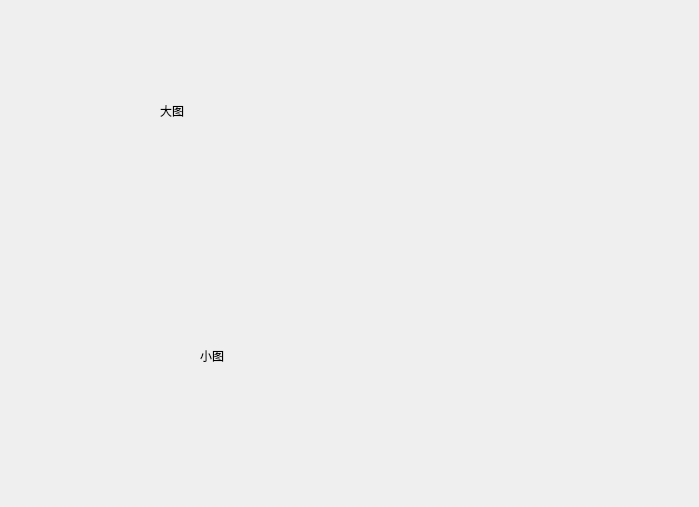
<?xml version="1.0" encoding="UTF-8"?>
<ui version="4.0">
 <class>Form</class>
 <widget class="QWidget" name="Form">
  <property name="geometry">
   <rect>
    <x>0</x>
    <y>0</y>
    <width>699</width>
    <height>507</height>
   </rect>
  </property>
  <property name="windowTitle">
   <string>Form</string>
  </property>
  <widget class="QLabel" name="label">
   <property name="geometry">
    <rect>
     <x>160</x>
     <y>20</y>
     <width>301</width>
     <height>181</height>
    </rect>
   </property>
   <property name="text">
    <string>大图</string>
   </property>
  </widget>
  <widget class="QLabel" name="label_2">
   <property name="geometry">
    <rect>
     <x>200</x>
     <y>320</y>
     <width>121</width>
     <height>71</height>
    </rect>
   </property>
   <property name="text">
    <string>小图</string>
   </property>
  </widget>
 </widget>
 <resources/>
 <connections/>
</ui>
